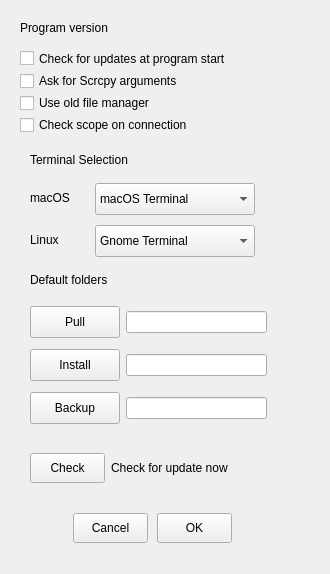
<?xml version="1.0" encoding="UTF-8"?>
<ui version="4.0">
 <class>adbprefDialog</class>
 <widget class="QDialog" name="adbprefDialog">
  <property name="geometry">
   <rect>
    <x>0</x>
    <y>0</y>
    <width>330</width>
    <height>574</height>
   </rect>
  </property>
  <property name="windowTitle">
   <string>Preferences</string>
  </property>
  <widget class="QWidget" name="layoutWidget">
   <property name="geometry">
    <rect>
     <x>30</x>
     <y>452</y>
     <width>229</width>
     <height>32</height>
    </rect>
   </property>
   <layout class="QHBoxLayout" name="horizontalLayout_3">
    <item>
     <widget class="QPushButton" name="checkButton">
      <property name="minimumSize">
       <size>
        <width>75</width>
        <height>30</height>
       </size>
      </property>
      <property name="maximumSize">
       <size>
        <width>75</width>
        <height>30</height>
       </size>
      </property>
      <property name="text">
       <string>Check</string>
      </property>
      <property name="autoDefault">
       <bool>false</bool>
      </property>
     </widget>
    </item>
    <item>
     <widget class="QLabel" name="label">
      <property name="text">
       <string>Check for update now</string>
      </property>
     </widget>
    </item>
   </layout>
  </widget>
  <widget class="QWidget" name="layoutWidget">
   <property name="geometry">
    <rect>
     <x>70</x>
     <y>512</y>
     <width>166</width>
     <height>32</height>
    </rect>
   </property>
   <layout class="QHBoxLayout" name="horizontalLayout_4">
    <item>
     <widget class="QPushButton" name="cancelButton">
      <property name="minimumSize">
       <size>
        <width>75</width>
        <height>30</height>
       </size>
      </property>
      <property name="maximumSize">
       <size>
        <width>75</width>
        <height>30</height>
       </size>
      </property>
      <property name="text">
       <string>Cancel</string>
      </property>
      <property name="autoDefault">
       <bool>false</bool>
      </property>
     </widget>
    </item>
    <item>
     <widget class="QPushButton" name="okButton">
      <property name="minimumSize">
       <size>
        <width>75</width>
        <height>30</height>
       </size>
      </property>
      <property name="maximumSize">
       <size>
        <width>75</width>
        <height>30</height>
       </size>
      </property>
      <property name="text">
       <string>OK</string>
      </property>
      <property name="autoDefault">
       <bool>false</bool>
      </property>
     </widget>
    </item>
   </layout>
  </widget>
  <widget class="QLabel" name="label_2">
   <property name="geometry">
    <rect>
     <x>30</x>
     <y>150</y>
     <width>122</width>
     <height>20</height>
    </rect>
   </property>
   <property name="text">
    <string>Terminal Selection</string>
   </property>
  </widget>
  <widget class="QLabel" name="directoriesLabel">
   <property name="geometry">
    <rect>
     <x>30</x>
     <y>272</y>
     <width>201</width>
     <height>16</height>
    </rect>
   </property>
   <property name="text">
    <string>Default folders</string>
   </property>
  </widget>
  <widget class="QLabel" name="versionLabel">
   <property name="geometry">
    <rect>
     <x>20</x>
     <y>20</y>
     <width>201</width>
     <height>16</height>
    </rect>
   </property>
   <property name="text">
    <string>Program version</string>
   </property>
  </widget>
  <widget class="QLabel" name="versionLabel_2">
   <property name="geometry">
    <rect>
     <x>30</x>
     <y>190</y>
     <width>60</width>
     <height>16</height>
    </rect>
   </property>
   <property name="minimumSize">
    <size>
     <width>60</width>
     <height>16</height>
    </size>
   </property>
   <property name="maximumSize">
    <size>
     <width>60</width>
     <height>16</height>
    </size>
   </property>
   <property name="text">
    <string>macOS</string>
   </property>
  </widget>
  <widget class="QComboBox" name="macTerm">
   <property name="geometry">
    <rect>
     <x>95</x>
     <y>183</y>
     <width>160</width>
     <height>32</height>
    </rect>
   </property>
   <property name="minimumSize">
    <size>
     <width>160</width>
     <height>32</height>
    </size>
   </property>
   <property name="maximumSize">
    <size>
     <width>160</width>
     <height>32</height>
    </size>
   </property>
   <item>
    <property name="text">
     <string>macOS Terminal</string>
    </property>
   </item>
   <item>
    <property name="text">
     <string>iTerm2 Terminal</string>
    </property>
   </item>
  </widget>
  <widget class="QLabel" name="versionLabel_4">
   <property name="geometry">
    <rect>
     <x>55</x>
     <y>747</y>
     <width>60</width>
     <height>16</height>
    </rect>
   </property>
   <property name="minimumSize">
    <size>
     <width>60</width>
     <height>16</height>
    </size>
   </property>
   <property name="maximumSize">
    <size>
     <width>60</width>
     <height>16</height>
    </size>
   </property>
   <property name="text">
    <string>Windows</string>
   </property>
  </widget>
  <widget class="QComboBox" name="winTerm">
   <property name="enabled">
    <bool>true</bool>
   </property>
   <property name="geometry">
    <rect>
     <x>120</x>
     <y>740</y>
     <width>160</width>
     <height>32</height>
    </rect>
   </property>
   <property name="minimumSize">
    <size>
     <width>160</width>
     <height>32</height>
    </size>
   </property>
   <property name="maximumSize">
    <size>
     <width>160</width>
     <height>32</height>
    </size>
   </property>
   <item>
    <property name="text">
     <string>CMD Prompt</string>
    </property>
   </item>
   <item>
    <property name="text">
     <string>Windows Terminal</string>
    </property>
   </item>
  </widget>
  <widget class="QComboBox" name="linTerm">
   <property name="geometry">
    <rect>
     <x>95</x>
     <y>225</y>
     <width>160</width>
     <height>32</height>
    </rect>
   </property>
   <property name="minimumSize">
    <size>
     <width>160</width>
     <height>32</height>
    </size>
   </property>
   <property name="maximumSize">
    <size>
     <width>160</width>
     <height>32</height>
    </size>
   </property>
   <item>
    <property name="text">
     <string>Gnome Terminal</string>
    </property>
   </item>
   <item>
    <property name="text">
     <string>XFCE4 Terminal</string>
    </property>
   </item>
   <item>
    <property name="text">
     <string>KDE Konsole</string>
    </property>
   </item>
  </widget>
  <widget class="QLabel" name="versionLabel_3">
   <property name="geometry">
    <rect>
     <x>30</x>
     <y>232</y>
     <width>60</width>
     <height>16</height>
    </rect>
   </property>
   <property name="minimumSize">
    <size>
     <width>60</width>
     <height>16</height>
    </size>
   </property>
   <property name="maximumSize">
    <size>
     <width>60</width>
     <height>16</height>
    </size>
   </property>
   <property name="text">
    <string>Linux</string>
   </property>
  </widget>
  <widget class="QWidget" name="layoutWidget">
   <property name="geometry">
    <rect>
     <x>30</x>
     <y>392</y>
     <width>237</width>
     <height>33</height>
    </rect>
   </property>
   <layout class="QHBoxLayout" name="horizontalLayout">
    <item>
     <widget class="QPushButton" name="backupButton">
      <property name="minimumSize">
       <size>
        <width>90</width>
        <height>32</height>
       </size>
      </property>
      <property name="maximumSize">
       <size>
        <width>90</width>
        <height>32</height>
       </size>
      </property>
      <property name="toolTip">
       <string>&lt;html&gt;&lt;head/&gt;&lt;body&gt;&lt;p&gt;Default folder for backup sets&lt;/p&gt;&lt;/body&gt;&lt;/html&gt;</string>
      </property>
      <property name="text">
       <string>Backup</string>
      </property>
      <property name="autoDefault">
       <bool>false</bool>
      </property>
     </widget>
    </item>
    <item>
     <widget class="QLineEdit" name="bfilepath">
      <property name="toolTip">
       <string>Pulled files are put in this folder</string>
      </property>
     </widget>
    </item>
   </layout>
  </widget>
  <widget class="QWidget" name="layoutWidget">
   <property name="geometry">
    <rect>
     <x>30</x>
     <y>349</y>
     <width>237</width>
     <height>33</height>
    </rect>
   </property>
   <layout class="QHBoxLayout" name="horizontalLayout_2">
    <item>
     <widget class="QPushButton" name="installButton">
      <property name="minimumSize">
       <size>
        <width>90</width>
        <height>32</height>
       </size>
      </property>
      <property name="maximumSize">
       <size>
        <width>90</width>
        <height>32</height>
       </size>
      </property>
      <property name="toolTip">
       <string>&lt;html&gt;&lt;head/&gt;&lt;body&gt;&lt;p&gt;Default folder for APK files&lt;/p&gt;&lt;/body&gt;&lt;/html&gt;</string>
      </property>
      <property name="text">
       <string>Install</string>
      </property>
      <property name="autoDefault">
       <bool>false</bool>
      </property>
     </widget>
    </item>
    <item>
     <widget class="QLineEdit" name="ifilepath">
      <property name="toolTip">
       <string>Pulled files are put in this folder</string>
      </property>
     </widget>
    </item>
   </layout>
  </widget>
  <widget class="QWidget" name="layoutWidget">
   <property name="geometry">
    <rect>
     <x>30</x>
     <y>306</y>
     <width>237</width>
     <height>33</height>
    </rect>
   </property>
   <layout class="QHBoxLayout" name="horizontalLayout_5">
    <item>
     <widget class="QPushButton" name="downloadButton">
      <property name="minimumSize">
       <size>
        <width>90</width>
        <height>32</height>
       </size>
      </property>
      <property name="maximumSize">
       <size>
        <width>90</width>
        <height>32</height>
       </size>
      </property>
      <property name="toolTip">
       <string>&lt;html&gt;&lt;head/&gt;&lt;body&gt;&lt;p&gt;Default folder for pulled files&lt;/p&gt;&lt;/body&gt;&lt;/html&gt;</string>
      </property>
      <property name="text">
       <string>Pull</string>
      </property>
      <property name="autoDefault">
       <bool>false</bool>
      </property>
     </widget>
    </item>
    <item>
     <widget class="QLineEdit" name="dfilepath">
      <property name="toolTip">
       <string>Pulled files are put in this folder</string>
      </property>
     </widget>
    </item>
   </layout>
  </widget>
  <widget class="QWidget" name="">
   <property name="geometry">
    <rect>
     <x>20</x>
     <y>50</y>
     <width>235</width>
     <height>83</height>
    </rect>
   </property>
   <layout class="QVBoxLayout" name="verticalLayout">
    <item>
     <widget class="QCheckBox" name="versioncheck">
      <property name="text">
       <string>Check for updates at program start</string>
      </property>
     </widget>
    </item>
    <item>
     <widget class="QCheckBox" name="scrcpyargs">
      <property name="text">
       <string>Ask for Scrcpy arguments</string>
      </property>
     </widget>
    </item>
    <item>
     <widget class="QCheckBox" name="oldfm">
      <property name="text">
       <string>Use old file manager</string>
      </property>
     </widget>
    </item>
    <item>
     <widget class="QCheckBox" name="scopecheck">
      <property name="text">
       <string>Check scope on connection</string>
      </property>
     </widget>
    </item>
   </layout>
  </widget>
 </widget>
 <resources/>
 <connections>
  <connection>
   <sender>cancelButton</sender>
   <signal>clicked()</signal>
   <receiver>adbprefDialog</receiver>
   <slot>reject()</slot>
   <hints>
    <hint type="sourcelabel">
     <x>90</x>
     <y>125</y>
    </hint>
    <hint type="destinationlabel">
     <x>147</x>
     <y>91</y>
    </hint>
   </hints>
  </connection>
  <connection>
   <sender>okButton</sender>
   <signal>clicked()</signal>
   <receiver>adbprefDialog</receiver>
   <slot>accept()</slot>
   <hints>
    <hint type="sourcelabel">
     <x>173</x>
     <y>125</y>
    </hint>
    <hint type="destinationlabel">
     <x>147</x>
     <y>91</y>
    </hint>
   </hints>
  </connection>
 </connections>
</ui>
